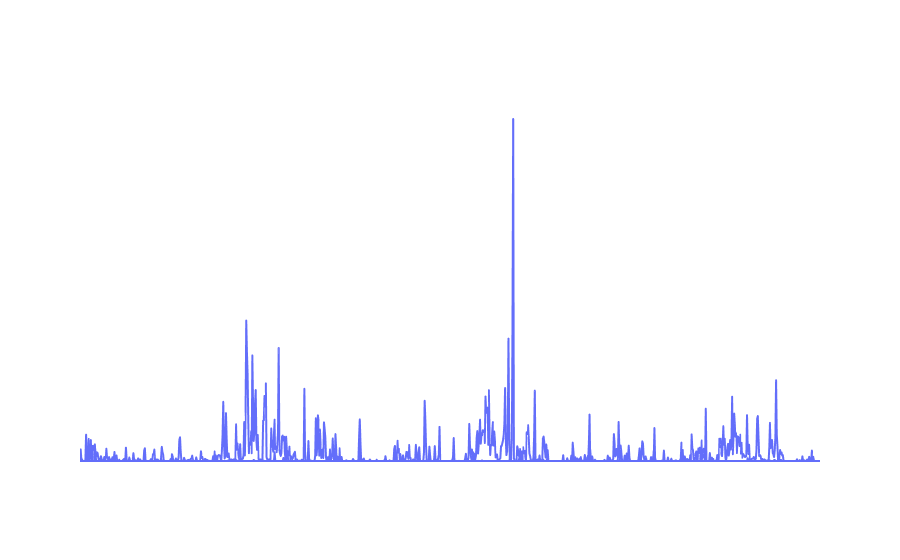

The cell this chart's notebook holds for it:
### Markdown cell above
## Graphs

### Code cell
# line chart 
fig = px.line(df_eda, x= "time", y="precipitation_sum",   title='Precipitation Trend')
fig.update_layout(font_color="white", bargap=0.2,yaxis_title="Amount of precipitation (mm)",xaxis_title="Days" , paper_bgcolor="rgba(0,0,0,0)", plot_bgcolor="rgba(0,0,0,0)" )
fig.show()

### Figure 1 — Plotly figure (JSON) as saved in the notebook; plotly's stock layout.template omitted (floating-point values rounded to 4 significant figures; data arrays with more than 128 entries replaced by an {"elided": "..."} marker saying what was removed)
{"data": [{"hovertemplate": "time=%{x}<br>precipitation_sum=%{y}<extra></extra>", "legendgroup": "", "line": {"color": "#636efa", "dash": "solid"}, "marker": {"symbol": "circle"}, "mode": "lines", "name": "", "showlegend": false, "type": "scattergl", "x": {"elided": "2192 str values"}, "xaxis": "x", "y": {"elided": "2192 float values"}, "yaxis": "y"}], "layout": {"bargap": 0.2, "font": {"color": "white"}, "legend": {"tracegroupgap": 0}, "paper_bgcolor": "rgba(0,0,0,0)", "plot_bgcolor": "rgba(0,0,0,0)", "title": {"text": "Precipitation Trend"}, "xaxis": {"anchor": "y", "domain": [0, 1], "title": {"text": "Days"}}, "yaxis": {"anchor": "x", "domain": [0, 1], "title": {"text": "Amount of precipitation (mm)"}}}}
